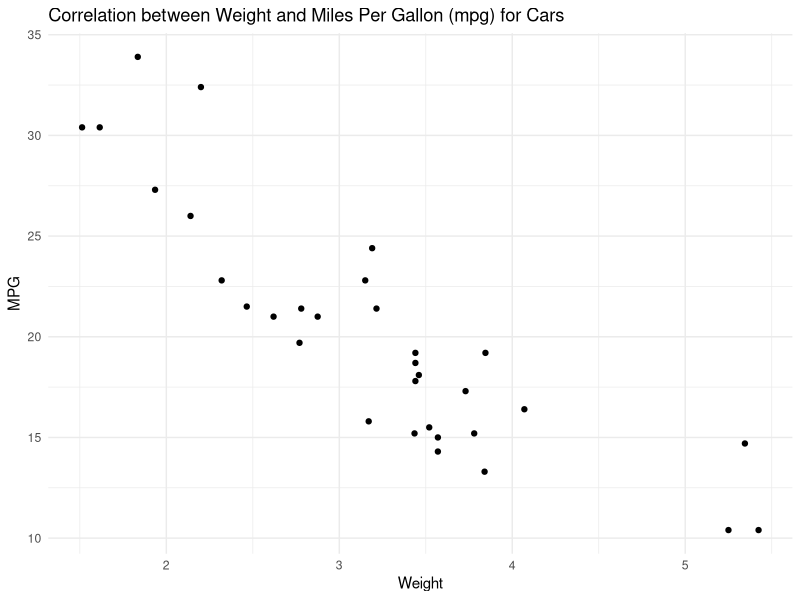
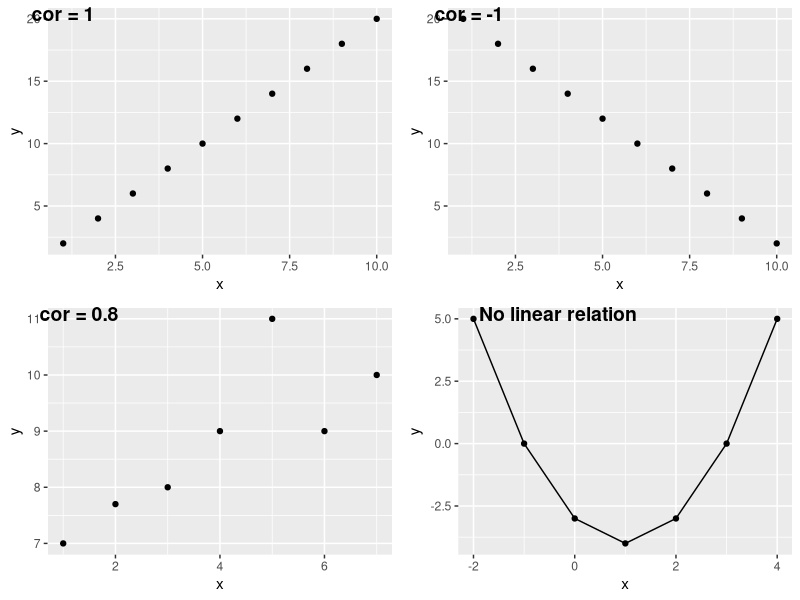
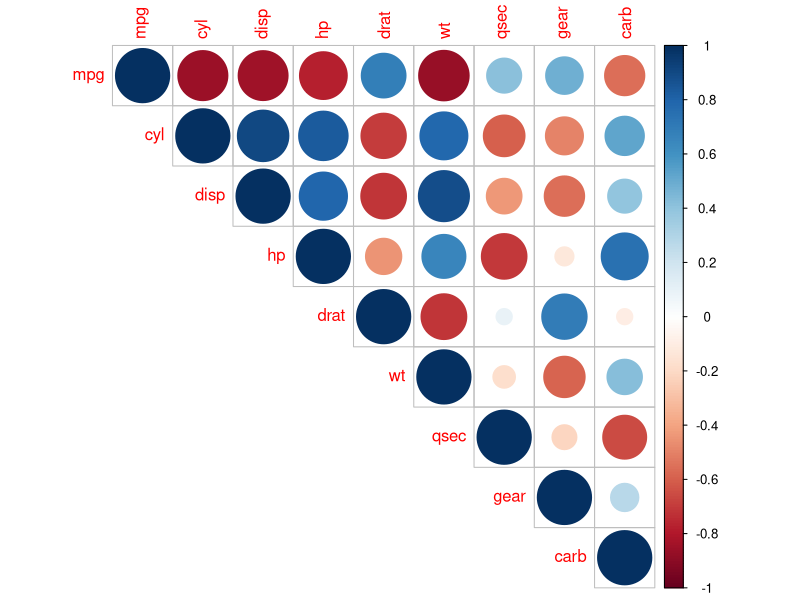

Source code (R) for these figures, in order:
## ---- chunk 1
knitr::opts_chunk$set(echo = TRUE)
#Load Library
require("tidyverse")

## ---- chunk 2

ggplot(mtcars,aes(wt, mpg))+
  geom_point()+
  labs(x = "Weight", y = "MPG",
       title = "Correlation between Weight and Miles Per Gallon (mpg) for Cars")+
  theme_minimal()

## ---- chunk 3
# +1 Slope
df_one <- data.frame(x = c(1:10),
                     y = c(seq(2,20,2)))

df_minus_one <- data.frame(x = c(1:10),
                     y = c(seq(20,2,-2)))

df_point_eight <- data.frame(x = c(1:7),
                             y = c(7,7.7,8,9,11,9,10))
df_parabola <- data.frame(x = c(seq(-2,4,1)),
                          y = c(5,0,-3,-4, -3, 0,5))

#df_circle <- data.frame()

## ---- chunk 4

library(cowplot)
# graph
cor_1 <- ggplot(df_one, aes(x,y))+
   geom_point()

cor_m_1 <- ggplot(df_minus_one, aes(x,y))+
   geom_point()

cor_point_8 <- ggplot(df_point_eight, aes(x,y))+
  geom_point()

cor_parabola <- ggplot(df_parabola, aes(x,y))+
  geom_point()+
  geom_line()

plot_grid(cor_1, cor_m_1,
          cor_point_8 , cor_parabola, labels =c("cor = 1", "cor = -1", cor = "cor = 0.8", "No linear relation"), ncol = 2, nrow = 2)

## ---- chunk 5
# Correlation between Weight and distance traveled per gallon in mtcars dataset
cor(mtcars$wt, mtcars$mpg)

## ---- chunk 6
# Spearman correlation
cor(mtcars$wt, mtcars$mpg, method = "spearman") 
## ---- chunk 7
library(corrplot)

# removing categorical variable
dat <- mtcars %>%
  select(-vs, -am)

corrplot(cor(dat),
  method = "circle",
  type = "upper" # show only upper side
)
